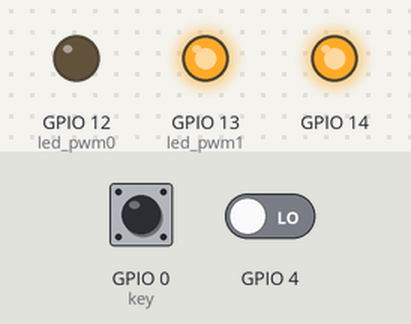
A sketch run on a simulated ESP8266 (NodeMCU). On the bench: output pins drawn as LEDs (lit = HIGH). The inputs (shaded band) are chosen by the test bench; at power-on: GPIO 0 (key) HIGH, GPIO 4 LOW. WiFi joins after 1.5 s; servers stay silent unless stated; what the sketch prints to the serial monitor is not drawn.

Above: at 5.2 s.
5.3 s: GPIO 0 (key) pulled LOW for 0.15 s
At 6.5 s:
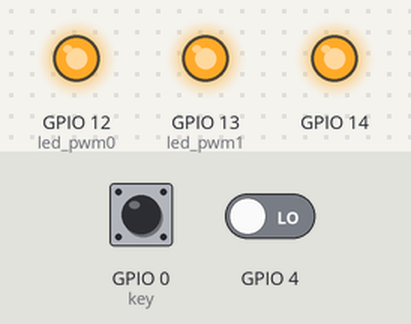
6.9 s: GPIO 0 (key) pulled LOW for 1 s
At 8.1 s:
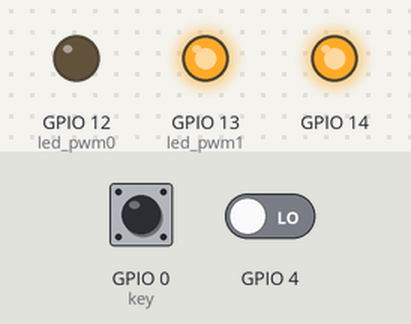
9.4 s: GPIO 0 (key) pulled LOW for 3.2 s
At 10.3 s:
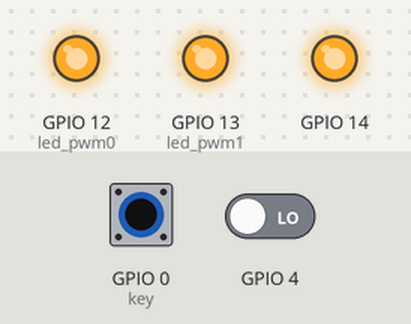
Timing chart, 0 to 12.4 s (numbered marks = the images above; inputs shaded):
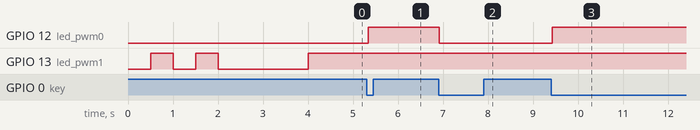

The sketch:

sonoff_th16.ino
```cpp
/* sonoff_th16 Example

   This example code is Contains the GPIO,relay,WIFIfunction test.

   According to the following start each test module:
   1.By default, after power on test GPIO4 and GPIO14 ,if functional put LED-GPIO13 normally on, or flashes 2 times.
   2.After try connect to ap,if succeed,put out the LED-GPIO13.
   3.Then press the button-GPIO0, LED-GPIO12 and relay will reverse it.
*/
#include <Ticker.h>
#include <Ultrasonic.h>
#include <ESP8266WiFi.h>

Ticker debounce_handle;
Ticker led_flashing;

int key_status = 1;
int key_backup = 1;

int down_time = 0;
int up_time = 0;

int connect_to_wifi(char *ssid,char *password)
{
      int out_time = 10;
      int status = 0;

      //Serial.println(ssid);
      //Serial.println(password);
      status = WiFi.begin(ssid,password);
      //Serial.print("status:");
      //Serial.println(status);
      while(1)
      {
          if(WiFi.status() == WL_CONNECTED)
          {
              return 1;
          }
          else
          {
              if(out_time == 0)
              {
                  return 0;
              }
              else
              {
                  delay(1000);
                  out_time--;
              }
          }
      }
}

int wifi_test(void)
{
    int ret = 0, i = 0;
    char ssid_s[30] = {0};

    for(i=0;i<3;i++)
    {
        #if 1
         ret = connect_to_wifi((char *)"8DB0839D",(char*)"094FAFE8");
         if(ret == 1)
         {
               Serial.println("Connect to 8DB0839D OK");
               WiFi.disconnect();
               Serial.println("Close to 8DB0839D OK");
               return 1;
         }
         else
         {
               Serial.println("Connect to 8DB0839D Failed");
         }
         #else

         ret = connect_to_wifi((char *)"YangHuaiMi",(char*)"TianShuiTeChan");
         if(ret == 1)
         {
               Serial.println("Connect to YangHuaiMi OK");
               WiFi.disconnect();
               Serial.println("Close to YangHuaiMi OK");
               return 1;
         }
         else
         {
               Serial.println("Connect to YangHuaiMi Failed");
         }
         #endif
    }

    return 0;
}

int check(unsigned char a,unsigned char b)
{

  pinMode(a,OUTPUT);
  pinMode(b,INPUT);
  digitalWrite(a,HIGH);
  if(digitalRead(b) == LOW)
    return 0;
  digitalWrite(a,LOW);
  if(digitalRead(b) == HIGH)
    return 0;

  pinMode(b,OUTPUT);
  pinMode(a,INPUT);
  digitalWrite(b,HIGH);
  if(digitalRead(a) == LOW)
    return 0;
  digitalWrite(b,LOW);
  if(digitalRead(a) == HIGH)
    return 0;

    return 1;
}

void key_debounch_handle()
{
    if(digitalRead(0)==0)
    {
        down_time++;
    }
    else
    {
        up_time++;
    }

    if(down_time > 20)
    {
        down_time = 0;
        key_status = 0;
    }
    if(up_time > 20)
    {
        up_time = 0;
        key_status = 1;
    }
}

void setup() {
    Serial.begin(9600);
    pinMode(13,OUTPUT);//led pwm1
    pinMode(12,OUTPUT);//led pwm0
    pinMode(0,INPUT);//key
//    pinMode();
    debounce_handle.attach_ms(2,key_debounch_handle);
    #if 1
    if(check(14,4)==1)
    {
        digitalWrite(13,LOW);
        //digitalWrite(12,HIGH);
    }
    else
    {
        digitalWrite(13,LOW);
        //digitalWrite(12,HIGH);
        delay(500);
        digitalWrite(13,HIGH);
        //digitalWrite(12,LOW);
        delay(500);
        digitalWrite(13,LOW);
        //digitalWrite(12,HIGH);
        delay(500);
        digitalWrite(13,HIGH);
        //digitalWrite(12,LOW);
        delay(500);
        digitalWrite(13,LOW);
        //digitalWrite(12,HIGH);
    }

    if(wifi_test()==1)
    {
        digitalWrite(13,HIGH);
    }
    #endif
}

void loop() {
  int sta = 0;

  while(1)
  {
      if(key_status != key_backup)
      {
          if(key_status == 0)
          {
              sta = ~sta;
              digitalWrite(12,sta);
          }
          key_backup = key_status;
      }
      delay(1);
  }
}
```

Measured:
- after the input at 5.3 s, GPIO 12 (led_pwm0): LOW → HIGH at once
- after the input at 6.9 s, GPIO 12 (led_pwm0): HIGH → LOW at once
- after the input at 9.4 s, GPIO 12 (led_pwm0): LOW → HIGH at once
